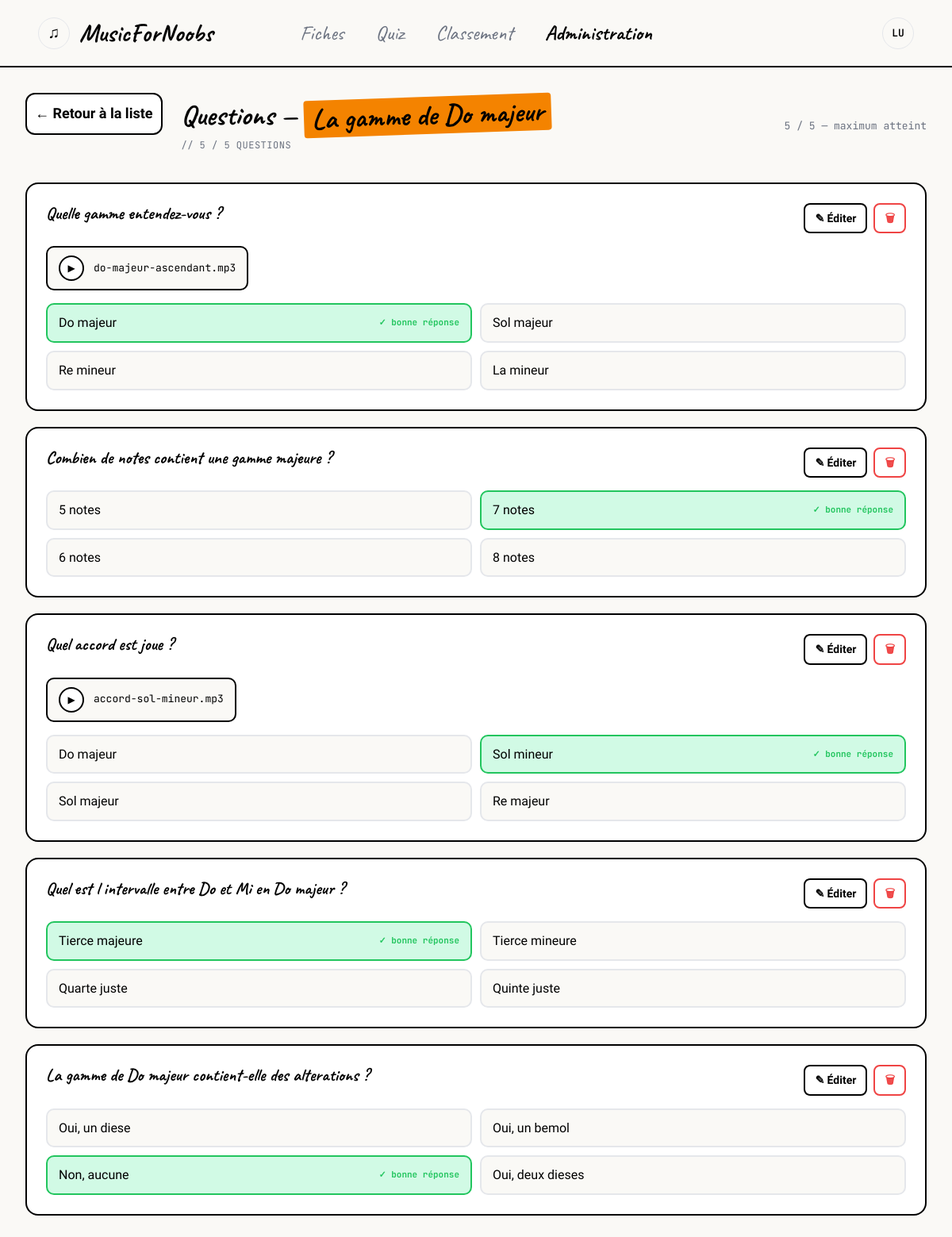
The app's page /index.php?view=admin_questions&fiche_id=1 (signed in) with its own data.
### tables this page shows
CREATE TABLE fiches (
    id              INT             AUTO_INCREMENT PRIMARY KEY,
    titre           VARCHAR(150)    NOT NULL,
    slug            VARCHAR(150)    NOT NULL UNIQUE,
    id_categorie    INT             NOT NULL,
    niveau          ENUM('Debutant', 'Intermediaire', 'Avance') NOT NULL,
    contenu         TEXT            NOT NULL,
    chemin_audio    VARCHAR(255)    DEFAULT NULL,
    date_creation   DATETIME        NOT NULL DEFAULT CURRENT_TIMESTAMP,
    FOREIGN KEY (id_categorie) REFERENCES categories(id)
);

CREATE TABLE quiz_reponses (
    id              INT             AUTO_INCREMENT PRIMARY KEY,
    id_question     INT             NOT NULL,
    contenu         VARCHAR(255)    NOT NULL,
    est_correct     INT             NOT NULL DEFAULT 0,
    ordre           INT             NOT NULL,
    FOREIGN KEY (id_question) REFERENCES quiz_questions(id) ON DELETE CASCADE
);

### index.php (called while the page is built, shortened)
<?php
include("libs/maLibSQL.pdo.php");
include("libs/maLibUtils.php");
include("libs/modele/modele_fiches.php");
include("libs/modele/modele_quiz.php");
$view = valider("view", "GET");
$template = "templates/" . $view . ".php";
include("templates/header.php");
include($template);
include("templates/footer.php");
?>

### libs/maLibUtils.php (called while the page is built, shortened)
<?php
function valider($nom, $type = "REQUEST")
{
    switch ($type) {
        case 'GET':
            if (isset($_GET[$nom]) && !($_GET[$nom] == ""))
                return $_GET[$nom];
            break;
        case 'SESSION':
            if (isset($_SESSION[$nom]) && !($_SESSION[$nom] == ""))
                return $_SESSION[$nom];
            break;
    }
    return false;
}
function proteger($str)
{
	if (is_array($str))
	{
		$nextTab = array();
		foreach($str as $cle => $val)
		{
			$nextTab[$cle] = addslashes($val);
		}
		return $nextTab;
	}
	else
		return addslashes ($str);
}
?>

### libs/modele/modele_fiches.php (called while the page is built, shortened)
<?php
function getFiche($idFiche) {
    $idProtege = proteger($idFiche);
    $sql       = "SELECT * FROM fiches WHERE id = '$idProtege'";
    $resultat = parcoursRs(SQLSelect($sql));
    if (count($resultat) > 0) {
        return $resultat[0];
    } else {
        return false;
    }
}
?>

### libs/maLibSQL.pdo.php (called while the page is built, shortened)
<?php
function SQLSelect($sql)
{
 	global $BDD_host;
	global $BDD_base;
 	global $BDD_user;
 	global $BDD_password;
	try {
		$dbh = new PDO("mysql:host=$BDD_host;dbname=$BDD_base", $BDD_user, $BDD_password);
	} catch (PDOException $e) {
		die("<font color=\"red\">SQLSelect: Erreur de connexion : " . $e->getMessage() . "</font>");
	}
	$dbh->exec("SET CHARACTER SET utf8");
	$res = $dbh->query($sql);
	$num = $res->rowCount();
	if ($num==0) return false;
	else return $res;
}
function parcoursRs($result)
{
	$result->setFetchMode(PDO::FETCH_ASSOC);
	while ($ligne = $result->fetch())
		$tab[]= $ligne;
	return $tab;
}
?>

### libs/modele/modele_quiz.php (called while the page is built, shortened)
<?php
function getQuestionsFiche($idFiche) {
    $sql = "SELECT
                q.id           AS id_question,
                q.enonce,
                q.type,
                q.chemin_audio AS chemin_audio_question,
                q.ordre        AS ordre_question,
                r.id           AS id_reponse,
                r.contenu,
                r.est_correct,
                r.ordre        AS ordre_reponse
            FROM quiz_questions q
            JOIN quiz_reponses r ON r.id_question = q.id
            WHERE q.id_fiche = '$idFiche'
            ORDER BY q.ordre, r.ordre";
    return parcoursRs(SQLSelect($sql));
}
?>

### templates/admin_questions.php (the view, shortened to what this page needs)
<?php
$idFiche = valider("fiche_id", "GET");
$fiche = getFiche($idFiche);
$lignes = getQuestionsFiche($idFiche);
$questions = [];
foreach ($lignes as $l) {
    $idQ = $l['id_question'];
    if (!isset($questions[$idQ])) {
        $questions[$idQ] = [
            'id'           => $idQ,
            'enonce'       => $l['enonce'],
            'type'         => $l['type'],
            'chemin_audio' => $l['chemin_audio_question'],
            'ordre'        => $l['ordre_question'],
            'reponses'     => [],
        ];
    }
    $questions[$idQ]['reponses'][] = [
        'id'          => $l['id_reponse'],
        'contenu'     => $l['contenu'],
        'est_correct' => $l['est_correct'],
    ];
}
$nbQuestions = count($questions);
?>
<div class="admin-wrapper">
    <div class="admin-q-header">
        <a href="index.php?view=admin_fiches" class="btn-custom btn-white admin-form-retour">
            ← Retour à la liste
        </a>
        <div class="admin-q-header-center">
            <h1 class="admin-q-titre">
                Questions &mdash; <span class="highlight"><?= htmlspecialchars($fiche['titre']) ?></span>
            </h1>
            <span class="annotation">// <?= $nbQuestions ?> / 5 questions</span>
        </div>
        <div class="admin-q-header-btn">
            <?php if ($nbQuestions < 5): ?>
                <a href="index.php?view=admin_question_form&fiche_id=<?= $idFiche ?>"
                   class="btn-custom btn-orange">
                    + Nouvelle question
                </a>
            <?php else: ?>
                <span class="admin-q-max">5 / 5 — maximum atteint</span>
            <?php endif; ?>
        </div>
    </div>
    <?php if (empty($questions)): ?>
        <div class="admin-empty">
            Aucune question pour cette fiche. Cliquez sur "Nouvelle question" pour commencer.
        </div>
    <?php else: ?>
        <div class="admin-q-list">
            <?php foreach ($questions as $q): ?>
                <div class="admin-q-card">
                    <div class="admin-q-card-header">
                        <h3 class="admin-q-enonce"><?= htmlspecialchars($q['enonce']) ?></h3>
                        <div class="admin-q-actions">
                            <a href="index.php?view=admin_question_form&fiche_id=<?= $idFiche ?>&question_id=<?= $q['id'] ?>"
                               class="admin-btn-action">
                                &#9998; Éditer
                            </a>
                            <a href="controleur.php?action=SupprimerQuestion&id=<?= $q['id'] ?>&fiche_id=<?= $idFiche ?>"
                               class="admin-btn-action admin-btn-delete"
                               onclick="return confirm('Supprimer cette question et ses réponses ?')">
                                &#128465;
                            </a>
                        </div>
                    </div>
                    <?php if ($q['type'] === 'audio' && !empty($q['chemin_audio'])): ?>
                        <div class="admin-q-audio">
                        <button class="admin-q-play-btn" type="button"
                                    onclick="toggleAudio('audio-<?= $q['id'] ?>', this)">&#9654;</button>
                                    <span><?= htmlspecialchars(basename($q['chemin_audio'])) ?></span>
                        </div>
                    <?php endif; ?>
                    <div class="admin-q-reponses">
                        <?php foreach ($q['reponses'] as $r): ?>
                            <div class="admin-q-reponse <?= $r['est_correct'] ? 'correcte' : '' ?>">
                                <span><?= htmlspecialchars($r['contenu']) ?></span>
                                <?php if ($r['est_correct']): ?>
                                    <span class="admin-q-bonne">&#10003; bonne réponse</span>
                                <?php endif; ?>
                            </div>
                        <?php endforeach; ?>
                    </div>
                </div>
            <?php endforeach; ?>
        </div>
    <?php endif; ?>
</div>

### css/style.css (style rules this page uses)
:root { --bg: #FAF9F6; --bg-card: #FFFFFF; --text: #000000; --text-muted: #6B7280; --accent: #f48300; --accent-hover: #EA580C; --border: #E5E7EB; --highlight-bg: #DBEAFE; --cat-gammes: #D4A52A; --cat-accords: #E07A6E; --cat-intervalles: #3DB5C9; --success: #22C55E; --error: #EF4444; --in-progress: #3B82F6; --medal-gold: #FBBF24; --medal-silver: #D1D5DB; --medal-bronze: #D97757; --font-title: 'Caveat', cursive; --font-body: 'Kalam', cursive; --font-mono: 'JetBrains Mono', monospace; }
* { box-sizing: border-box; margin: 0; padding: 0; }
body { background: var(--bg); color: var(--text); font-family: var(--font-body); font-size: 18px; line-height: 1.6; min-height: 100vh; }
h1, h2, h3, h4 { font-family: var(--font-title); font-weight: 700; line-height: 1.2; }
h1 { font-size: 56px; }
h3 { font-size: 28px; }
a { color: var(--accent); text-decoration: none; }
.annotation { font-family: var(--font-mono); font-size: 12px; color: var(--text-muted); text-transform: uppercase; letter-spacing: 0.5px; }

### css/components.css (style rules this page uses)
.highlight { background: var(--accent); color: var(--text); padding: 2px 10px; display: inline-block; transform: rotate(-2deg); border-radius: 4px; }
.btn-custom { flex: 1; text-align: center; padding: 10px; border: 2px solid var(--text); border-radius: 12px; text-decoration: none; font-weight: bold; color: var(--text); transition: 0.2s; font-family: var(--font-body); }
.btn-white { background-color: var(--bg-card); }
.admin-btn-action { display: inline-flex; align-items: center; gap: 4px; padding: 6px 12px; border: 2px solid var(--text); border-radius: 8px; font-family: var(--font-body); font-size: 14px; font-weight: 700; text-decoration: none; color: var(--text); background: var(--bg-card); cursor: pointer; transition: 0.15s; }
.admin-btn-delete { color: var(--error); border-color: var(--error); }

### css/pages.css (style rules this page uses)
.admin-wrapper { max-width: 100%; margin: 0 auto; }
.admin-form-retour { display: inline-block; margin-bottom: 28px; width: auto; flex: none; }
.admin-q-header { display: flex; align-items: center; gap: 24px; margin-bottom: 32px; }
.admin-q-header-center { flex: 1; display: flex; flex-direction: column; gap: 4px; }
.admin-q-titre { margin: 0; font-size: 36px; line-height: 1.2; }
.admin-q-header-btn { flex-shrink: 0; }
.admin-q-max { font-family: var(--font-mono); font-size: 13px; color: var(--text-muted); flex-shrink: 0; }
.admin-q-list { display: flex; flex-direction: column; gap: 20px; }
.admin-q-card { border: 2px solid var(--text); border-radius: 16px; padding: 24px; background: var(--bg-card); display: flex; flex-direction: column; gap: 16px; }
.admin-q-card-header { display: flex; align-items: flex-start; justify-content: space-between; gap: 16px; }
.admin-q-enonce { margin: 0; font-size: 22px; flex: 1; }
.admin-q-actions { display: flex; gap: 8px; flex-shrink: 0; }
.admin-q-audio { display: flex; align-items: center; gap: 12px; padding: 10px 14px; border: 2px solid var(--text); border-radius: 10px; background: var(--bg); font-family: var(--font-mono); font-size: 13px; width: fit-content; }
.admin-q-play-btn { width: 32px; height: 32px; border-radius: 50%; border: 2px solid var(--text); background: var(--bg-card); cursor: pointer; font-size: 12px; display: flex; align-items: center; justify-content: center; flex-shrink: 0; transition: 0.15s; }
.admin-q-reponses { display: grid; grid-template-columns: 1fr 1fr; gap: 10px; }
.admin-q-reponse { display: flex; justify-content: space-between; align-items: center; padding: 10px 14px; border: 2px solid var(--border); border-radius: 10px; background: var(--bg); font-size: 16px; }
.admin-q-reponse.correcte { background: #D1FAE5; border-color: var(--success); }
.admin-q-bonne { font-family: var(--font-mono); font-size: 11px; color: var(--success); white-space: nowrap; margin-left: 8px; font-weight: 700; }

### records on screen
fiches: titre "La gamme de Do majeur"
quiz_reponses: contenu "Sol majeur"
quiz_reponses: contenu "Re mineur"
quiz_reponses: contenu "La mineur"
quiz_reponses: contenu "5 notes"
quiz_reponses: contenu "7 notes", est_correct "✓ bonne réponse"
quiz_reponses: contenu "6 notes"
quiz_reponses: contenu "8 notes"
quiz_reponses: contenu "Do majeur"
quiz_reponses: contenu "Sol mineur", est_correct "✓ bonne réponse"
quiz_reponses: contenu "Sol majeur"
quiz_reponses: contenu "Re majeur"
quiz_reponses: contenu "Tierce majeure", est_correct "✓ bonne réponse"
quiz_reponses: contenu "Tierce mineure"
quiz_reponses: contenu "Quarte juste"
quiz_reponses: contenu "Quinte juste"
quiz_reponses: contenu "Oui, un diese"
quiz_reponses: contenu "Oui, un bemol"
quiz_reponses: contenu "Non, aucune", est_correct "✓ bonne réponse"
quiz_reponses: contenu "Oui, deux dieses"

### other values on screen
$initiales "LU"
$nbQuestions "5"
$q['enonce'] "Quelle gamme entendez-vous ?"
basename($q['chemin_audio']) "do-majeur-ascendant.mp3"
$r['contenu'] "Do majeur"
$q['enonce'] "Combien de notes contient une gamme majeure ?"
$q['enonce'] "Quel accord est joue ?"
basename($q['chemin_audio']) "accord-sol-mineur.mp3"
$q['enonce'] "Quel est l intervalle entre Do et Mi en Do majeur ?"
$q['enonce'] "La gamme de Do majeur contient-elle des alterations ?"
